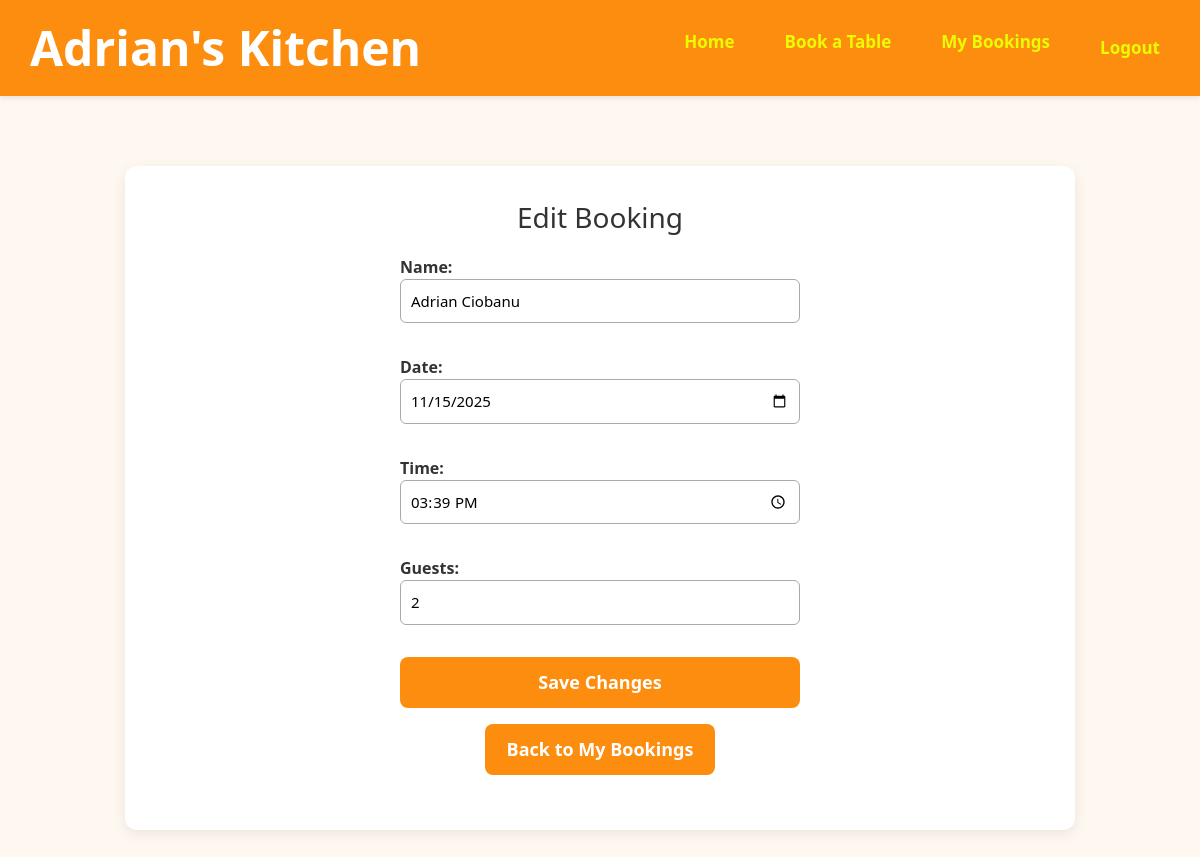
Page /edit/7/ (signed in) on the committed database.
### bookings/models.py (models this page shows, shortened)
class Booking(models.Model):
    user = models.ForeignKey(User, on_delete=models.CASCADE)
    name = models.CharField(max_length=100)
    date = models.DateField()
    time = models.TimeField()
    guests = models.IntegerField()

### bookings/views.py (the view)
# urls.py: path('edit/<int:booking_id>/', views.edit_booking, name="edit_booking"),
@login_required
def edit_booking(request, booking_id):
    booking = get_object_or_404(Booking, id=booking_id, user=request.user)
    if request.method == "POST":
        form = BookingForm(request.POST, instance=booking)
        if form.is_valid():
            form.save()
            messages.success(request, "Your booking has been updated successfully!")
            return redirect("view_bookings")
    else:
        form = BookingForm(instance=booking)
    return render(request, "bookings/edit_booking.html", {"form": form})

### bookings/forms.py
class BookingForm(forms.ModelForm):
    class Meta:
        model = Booking
        fields = ['name', 'date', 'time', 'guests']
        widgets = {
            'date': forms.DateInput(attrs={'type': 'date'}),
            'time': forms.TimeInput(attrs={'type': 'time'}),
        }

### bookings/templates/bookings/edit_booking.html (shortened to what this page needs)
{% extends "bookings/base.html" %}
{% block content %}
<h2 class="mb-3">Edit Booking</h2>
<form method="POST">
    {{ form.as_p }}
    <button type="submit" class="btn btn-primary w-100">Save Changes</button>
</form>
<p class="mt-3 text-center">
    <a href="{% url 'view_bookings' %}" class="btn btn-secondary">Back to My Bookings</a>
</p>
{% endblock %}

### bookings/static/bookings/css/style.css (style rules this page uses)
* { box-sizing: border-box; }
body { font-family: 'Segoe UI', Tahoma, Geneva, Verdana, sans-serif; background-color: #fff8f0; color: #333; margin: 0; padding: 0; }
html, body { overflow-x: hidden; }
.btn { display: inline-block; padding: 12px 22px; font-size: 18px; font-weight: 600; border-radius: 8px; text-decoration: none; cursor: pointer; border: none; transition: 0.25s ease; }
.btn-primary { background: rgb(252, 141, 15); color: white; }
.btn-secondary { background: rgb(252, 141, 15); color: white; }
.page-container h2 { font-size: 28px; margin-bottom: 20px; }
.page-container p { margin: 20px 0; }
form { max-width: 400px; margin: 0 auto; text-align: left; }
form label { font-weight: 600; }
form input, form select, form textarea { width: 100%; padding: 10px; margin-bottom: 12px; border: 1px solid #aaa; border-radius: 6px; font-size: 15px; }
form button, form input[type="submit"] { width: 100%; background: rgb(252, 141, 15); color: white; padding: 12px; border-radius: 6px; font-weight: 700; cursor: pointer; }

### rows in the picture
Booking: name "Adrian Ciobanu", date "11/15/2025", time "15:39:00", guests "2"
